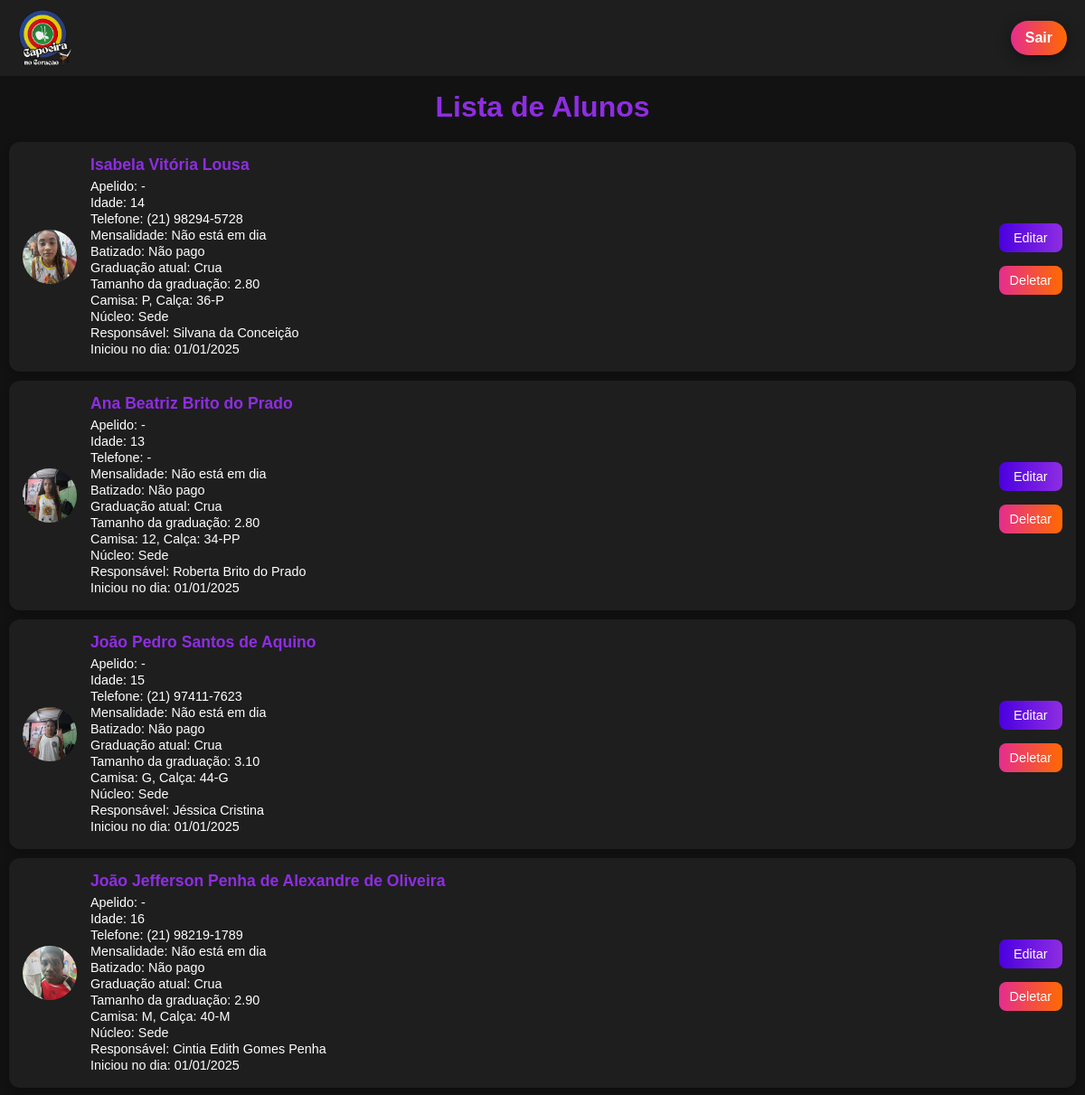
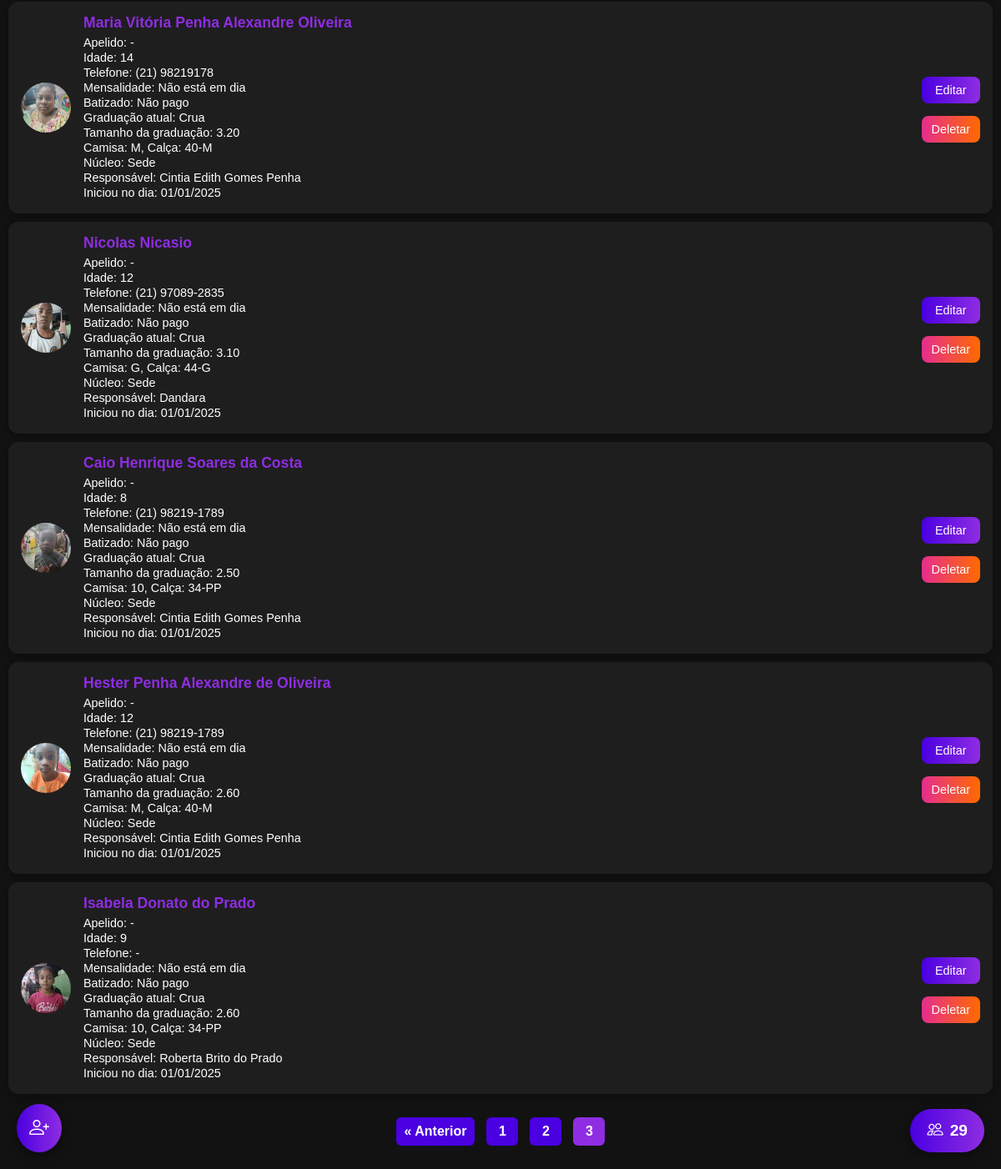
Page /?pagina=3 (signed in) on the committed database (2 pictures, top to bottom).
### tables this page shows
CREATE TABLE usuarios (
            id INTEGER PRIMARY KEY AUTOINCREMENT,
            nome_completo TEXT NOT NULL,
            apelido TEXT,
            idade TEXT NOT NULL,
            telefone TEXT,
            mensalidade TEXT NOT NULL,
            batizado TEXT NOT NULL,
            graduacao_atual TEXT NOT NULL,
            graduacao_tamanho TEXT NOT NULL,
            camisa_tamanho TEXT,
            calsa_tamanho TEXT,
            foto TEXT,
            nucleo TEXT NOT NULL,
            responsavel TEXT,
            iniciou_no_dia TEXT
        );

### app.py (the view, shortened to what this page needs)
@app.route("/", methods=["GET", "POST"])
def index():
    alunos = []
    total_paginas = 0
    total_alunos = 0
    pagina = request.args.get("pagina", 1, type=int)  # ?pagina= no GET
    por_pagina = 10
    if session.get("admin_logado"):
        conn = conectar_banco()
        conn.row_factory = sqlite3.Row
        cursor = conn.cursor()
        cursor.execute("SELECT COUNT(*) FROM usuarios")
        total_alunos = cursor.fetchone()[0]
        total_paginas = (total_alunos + por_pagina - 1) // por_pagina
        offset = (pagina - 1) * por_pagina
        cursor.execute(
            "SELECT * FROM usuarios ORDER BY id DESC LIMIT ? OFFSET ?",
            (por_pagina, offset),
        )
        alunos = cursor.fetchall()
        cursor.close()
        conn.close()
    return render_template(
        "index.html",
        alunos=alunos,
        graduacoes=graduacoes,
        pagina=pagina,
        total_paginas=total_paginas,
        total_alunos=total_alunos  # total geral
    )

### app.py (called while the page is built)
def conectar_banco():
    return sqlite3.connect("database.db")

@app.template_filter('data_br')
def data_br(value):
    if not value:
        return '-'
    try:
        dt = datetime.strptime(value, "%Y-%m-%d")
        return dt.strftime("%d/%m/%Y")
    except Exception:
        return value

### templates/index.html (shortened to what this page needs)
<!DOCTYPE html>
<html lang="pt-br">
<head>
    <link rel="stylesheet" href="https://cdn.jsdelivr.net/npm/bootstrap-icons@1.11.3/font/bootstrap-icons.css">
</head>
<body>
    {% if not session.get('admin_logado') %}
    <div class="login-card">
        <h2>Senha do Admin</h2>
        <form method="POST">
            <input type="password" name="senha" placeholder="Digite a senha" required>
            <button type="submit">Entrar</button>
        </form>
        {% with messages = get_flashed_messages() %}
        {% if messages %}
        <p style="color:red;">{{ messages[0] }}</p>
        {% endif %}
        {% endwith %}
    </div>
    {% else %}
    <header>
        <img class="logo" src="/static/img_base/logo.png" alt="Logo Capoeira no Coração">
        {% if session.get('admin_logado') %}
        <a href="{{ url_for('logout') }}" class="btn-flutuante-deslogar">Sair</a>
        {% endif %}
    </header>
    <h1>Lista de Alunos</h1>
    {% for aluno in alunos %}
    <div class="aluno-card">
        {% if aluno.foto %}
        <img src="{{ url_for('static', filename='fotos/' ~ aluno.foto) }}" alt="Foto do aluno">
        {% else %}
        <img src="{{ url_for('static', filename='fotos/default.png') }}" alt="Sem foto">
        {% endif %}
        <div class="aluno-info">
            <h3>{{ aluno.nome_completo }}</h3>
            <p>Apelido: {{ aluno.apelido or '-' }}</p>
            <p>Idade: {{ aluno.idade }}</p>
            <p>Telefone: {{ aluno.telefone or '-' }}</p>
            <p>Mensalidade: {{ aluno.mensalidade }}</p>
            <p>Batizado: {{ aluno.batizado }}</p>
            <p>Graduação atual: {{ aluno.graduacao_atual }}</p>
            <p>Tamanho da graduação: {{ aluno.graduacao_tamanho }}</p>
            <p>Camisa: {{ aluno.camisa_tamanho or '-' }}, Calça: {{ aluno.calsa_tamanho or '-' }}</p>
            <p>Núcleo: {{ aluno.nucleo }}</p>
            <p>Responsável: {{ aluno.responsavel or '-' }}</p>
            <p>Iniciou no dia: {{ aluno.iniciou_no_dia|data_br }}</p>
        </div>
        <div class="edit-delet">
            <a href="/editar/{{ aluno.id }}" class="btn-editar">Editar</a>
            <a href="/deletar/{{ aluno.id }}" class="btn-deletar">Deletar</a>
        </div>
    </div>
    {% else %}
    <p style="text-align:center; margin-top: 20px;">Nenhum aluno cadastrado ainda.</p>
    {% endfor %}
    {% if total_paginas > 1 %}
    <div class="paginacao">
        {% if pagina > 1 %}
        <a href="{{ url_for('index', pagina=pagina-1) }}">&laquo; Anterior</a>
        {% endif %}
        {% for p in range(1, total_paginas+1) %}
        {% if p == pagina %}
        <span class="pagina-atual">{{ p }}</span>
        {% else %}
        <a href="{{ url_for('index', pagina=p) }}">{{ p }}</a>
        {% endif %}
        {% endfor %}
    </div>
    {% endif %}
    <a href="{{ url_for('cadastrar') }}" class="btn-flutuante">
        <i class="bi bi-person-plus"></i>
    </a>
    <div class="bola-total-alunos">
        <i class="bi bi-people"></i> {{ total_alunos }}
    </div>
    {% endif %}
</body>
</html>

### templates/index.html (style rules this page uses)
* { padding: 0; margin: 0; box-sizing: border-box; outline: none; }
body { font-family: Arial, sans-serif; background: #121212; color: #fff; }
header { display: flex; justify-content: space-between; align-items: center; position: fixed; top: 0; width: 100%; z-index: 1000; padding: 10px 20px; background-color: #1E1E1E; }
h1 { text-align: center; color: #8E2DE2; margin-bottom: 20px; margin-top: 100px; }
.aluno-card { background: #1E1E1E; border-radius: 12px; padding: 15px; margin-bottom: 15px; display: flex; align-items: center; justify-content: space-between; box-shadow: 0 3px 10px rgba(0, 0, 0, 0.3); margin: 0; margin: 0 10px 10px 10px; }
.aluno-card img { width: 60px; height: 60px; border-radius: 50%; object-fit: cover; margin-right: 15px; }
.aluno-info { flex: 1; }
.aluno-info h3 { margin: 0 0 5px 0; font-size: 1.1em; color: #8E2DE2; }
.aluno-info p { margin: 2px 0; font-size: 0.9em; }
.btn-editar, .btn-deletar { padding: 8px 12px; color: #fff; border: none; border-radius: 8px; cursor: pointer; font-size: 0.9em; text-decoration: none; text-align: center; transition: 0.3s; display: inline-block; margin-top: 5px; outline: none; }
.btn-editar { background: linear-gradient(to right, #4A00E0, #8E2DE2); }
.btn-deletar { background: linear-gradient(to right, #E52D8E, #FF6A00); }
.btn-flutuante { position: fixed; bottom: 20px; left: 20px; background: linear-gradient(to right, #4A00E0, #8E2DE2); color: #fff; padding: 15px; border-radius: 50%; font-size: 1.5em; text-decoration: none; box-shadow: 0 4px 15px rgba(0, 0, 0, 0.4); transition: 0.3s; outline: none; display: flex; justify-content: center; align-items: center; }
.bola-total-alunos { position: fixed; bottom: 20px; right: 20px; padding: 15px 20px; background: linear-gradient(to right, #4A00E0, #8E2DE2); color: #fff; border-radius: 50px; display: flex; justify-content: center; align-items: center; font-weight: bold; font-size: 1.2em; box-shadow: 0 4px 15px rgba(0, 0, 0, 0.4); cursor: default; transition: 0.3s; outline: none; gap: 8px; }
.logo { width: 60px; display: block; margin: 0; }
.btn-flutuante-deslogar { background: linear-gradient(to right, #E52D8E, #FF6A00); color: #fff; padding: 10px 16px; border-radius: 50px; font-weight: bold; text-decoration: none; box-shadow: 0 4px 15px rgba(0, 0, 0, 0.4); transition: 0.3s; outline: none; }
.edit-delet { display: flex; flex-direction: column; gap: 10px; margin-left: 0px; outline: none; }
.paginacao { display: flex; gap: 6px; align-items: center; justify-content: center; margin: 20px 0; padding: 8px; overflow-x: auto; white-space: nowrap; -webkit-overflow-scrolling: touch; }
.paginacao a, .paginacao span { display: inline-flex; align-items: center; justify-content: center; padding: 8px 10px; margin: 0 4px; border-radius: 6px; text-decoration: none; background: #4A00E0; color: white; font-weight: 700; min-width: 38px; }
.paginacao span.pagina-atual { background: #8E2DE2; }

### rows in the picture
usuarios: foto (picture), nome_completo "Isabela Vitória Lousa", apelido "-", idade "14", telefone "(21) 98294-5728", mensalidade "Não está em dia", batizado "Não pago", graduacao_atual "Crua", graduacao_tamanho "2.80", camisa_tamanho "P", calsa_tamanho "36-P", nucleo "Sede", responsavel "Silvana da Conceição", iniciou_no_dia|data_br "01/01/2025"
usuarios: foto (picture), nome_completo "Ana Beatriz Brito do Prado", apelido "-", idade "13", telefone "-", mensalidade "Não está em dia", batizado "Não pago", graduacao_atual "Crua", graduacao_tamanho "2.80", camisa_tamanho "12", calsa_tamanho "34-PP", nucleo "Sede", responsavel "Roberta Brito do Prado", iniciou_no_dia|data_br "01/01/2025"
usuarios: foto (picture), nome_completo "João Pedro Santos de Aquino", apelido "-", idade "15", telefone "(21) 97411-7623", mensalidade "Não está em dia", batizado "Não pago", graduacao_atual "Crua", graduacao_tamanho "3.10", camisa_tamanho "G", calsa_tamanho "44-G", nucleo "Sede", responsavel "Jéssica Cristina", iniciou_no_dia|data_br "01/01/2025"
usuarios: foto (picture), nome_completo "João Jefferson Penha de Alexandre de Oliveira", apelido "-", idade "16", telefone "(21) 98219-1789", mensalidade "Não está em dia", batizado "Não pago", graduacao_atual "Crua", graduacao_tamanho "2.90", camisa_tamanho "M", calsa_tamanho "40-M", nucleo "Sede", responsavel "Cintia Edith Gomes Penha", iniciou_no_dia|data_br "01/01/2025"
usuarios: foto (picture), nome_completo "Maria Vitória Penha Alexandre Oliveira", apelido "-", idade "14", telefone "(21) 98219178", mensalidade "Não está em dia", batizado "Não pago", graduacao_atual "Crua", graduacao_tamanho "3.20", camisa_tamanho "M", calsa_tamanho "40-M", nucleo "Sede", responsavel "Cintia Edith Gomes Penha", iniciou_no_dia|data_br "01/01/2025"
usuarios: foto (picture), nome_completo "Nicolas Nicasio", apelido "-", idade "12", telefone "(21) 97089-2835", mensalidade "Não está em dia", batizado "Não pago", graduacao_atual "Crua", graduacao_tamanho "3.10", camisa_tamanho "G", calsa_tamanho "44-G", nucleo "Sede", responsavel "Dandara", iniciou_no_dia|data_br "01/01/2025"
usuarios: foto (picture), nome_completo "Caio Henrique Soares da Costa", apelido "-", idade "8", telefone "(21) 98219-1789", mensalidade "Não está em dia", batizado "Não pago", graduacao_atual "Crua", graduacao_tamanho "2.50", camisa_tamanho "10", calsa_tamanho "34-PP", nucleo "Sede", responsavel "Cintia Edith Gomes Penha", iniciou_no_dia|data_br "01/01/2025"
usuarios: foto (picture), nome_completo "Hester Penha Alexandre de Oliveira", apelido "-", idade "12", telefone "(21) 98219-1789", mensalidade "Não está em dia", batizado "Não pago", graduacao_atual "Crua", graduacao_tamanho "2.60", camisa_tamanho "M", calsa_tamanho "40-M", nucleo "Sede", responsavel "Cintia Edith Gomes Penha", iniciou_no_dia|data_br "01/01/2025"
usuarios: foto (picture), nome_completo "Isabela Donato do Prado", apelido "-", idade "9", telefone "-", mensalidade "Não está em dia", batizado "Não pago", graduacao_atual "Crua", graduacao_tamanho "2.60", camisa_tamanho "10", calsa_tamanho "34-PP", nucleo "Sede", responsavel "Roberta Brito do Prado", iniciou_no_dia|data_br "01/01/2025"

### other values in the picture
{{ p }} "1" "2"
{{ p }} "3"
{{ total_alunos }} "29"
